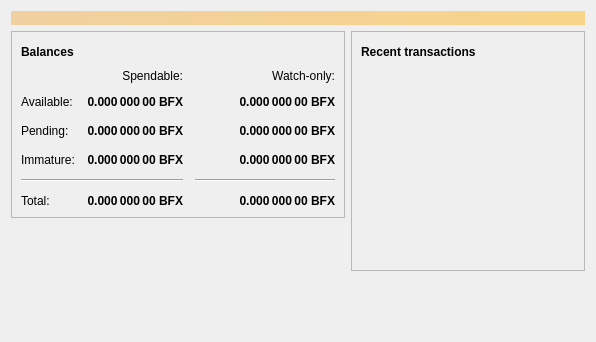
<?xml version="1.0" encoding="UTF-8"?>
<ui version="4.0">
 <class>OverviewPage</class>
 <widget class="QWidget" name="OverviewPage">
  <property name="geometry">
   <rect>
    <x>0</x>
    <y>0</y>
    <width>596</width>
    <height>342</height>
   </rect>
  </property>
  <property name="windowTitle">
   <string>Form</string>
  </property>
  <layout class="QVBoxLayout" name="topLayout">
   <item>
    <widget class="QLabel" name="labelAlerts">
     <property name="visible">
      <bool>false</bool>
     </property>
     <property name="styleSheet">
      <string notr="true">QLabel { background-color: qlineargradient(x1: 0, y1: 0, x2: 1, y2: 0, stop:0 #F0D0A0, stop:1 #F8D488); color:#000000; }</string>
     </property>
     <property name="wordWrap">
      <bool>true</bool>
     </property>
     <property name="margin">
      <number>3</number>
     </property>
     <property name="textInteractionFlags">
      <set>Qt::TextSelectableByMouse</set>
     </property>
    </widget>
   </item>
   <item>
    <layout class="QHBoxLayout" name="horizontalLayout" stretch="1,1">
     <item>
      <layout class="QVBoxLayout" name="verticalLayout_2">
       <item>
        <widget class="QFrame" name="frame">
         <property name="frameShape">
          <enum>QFrame::StyledPanel</enum>
         </property>
         <property name="frameShadow">
          <enum>QFrame::Raised</enum>
         </property>
         <layout class="QVBoxLayout" name="verticalLayout_4">
          <item>
           <layout class="QHBoxLayout" name="horizontalLayout_4">
            <item>
             <widget class="QLabel" name="label_5">
              <property name="font">
               <font>
                <weight>75</weight>
                <bold>true</bold>
               </font>
              </property>
              <property name="text">
               <string>Balances</string>
              </property>
             </widget>
            </item>
            <item>
             <widget class="QPushButton" name="labelWalletStatus">
              <property name="enabled">
               <bool>true</bool>
              </property>
              <property name="maximumSize">
               <size>
                <width>30</width>
                <height>16777215</height>
               </size>
              </property>
              <property name="toolTip">
               <string>The displayed information may be out of date. Your wallet automatically synchronizes with the Bitfinite network after a connection is established, but this process has not completed yet.</string>
              </property>
              <property name="text">
               <string/>
              </property>
              <property name="icon">
               <iconset resource="../bitcoin.qrc">
                <normaloff>:/icons/warning</normaloff>
                <disabledoff>:/icons/warning</disabledoff>:/icons/warning</iconset>
              </property>
              <property name="iconSize">
               <size>
                <width>24</width>
                <height>24</height>
               </size>
              </property>
              <property name="flat">
               <bool>true</bool>
              </property>
             </widget>
            </item>
            <item>
             <spacer name="horizontalSpacer_3">
              <property name="orientation">
               <enum>Qt::Horizontal</enum>
              </property>
              <property name="sizeHint" stdset="0">
               <size>
                <width>40</width>
                <height>20</height>
               </size>
              </property>
             </spacer>
            </item>
           </layout>
          </item>
          <item>
           <layout class="QGridLayout" name="gridLayout">
            <property name="spacing">
             <number>12</number>
            </property>
            <item row="2" column="2">
             <widget class="QLabel" name="labelWatchPending">
              <property name="font">
               <font>
                <weight>75</weight>
                <bold>true</bold>
               </font>
              </property>
              <property name="cursor">
               <cursorShape>IBeamCursor</cursorShape>
              </property>
              <property name="toolTip">
               <string>Unconfirmed transactions to watch-only addresses</string>
              </property>
              <property name="text">
               <string notr="true">0.000 000 00 BFX</string>
              </property>
              <property name="alignment">
               <set>Qt::AlignRight|Qt::AlignTrailing|Qt::AlignVCenter</set>
              </property>
              <property name="textInteractionFlags">
               <set>Qt::LinksAccessibleByMouse|Qt::TextSelectableByKeyboard|Qt::TextSelectableByMouse</set>
              </property>
             </widget>
            </item>
            <item row="2" column="1">
             <widget class="QLabel" name="labelUnconfirmed">
              <property name="font">
               <font>
                <weight>75</weight>
                <bold>true</bold>
               </font>
              </property>
              <property name="cursor">
               <cursorShape>IBeamCursor</cursorShape>
              </property>
              <property name="toolTip">
               <string>Total of transactions that have yet to be confirmed, and do not yet count toward the spendable balance</string>
              </property>
              <property name="text">
               <string notr="true">0.000 000 00 BFX</string>
              </property>
              <property name="alignment">
               <set>Qt::AlignRight|Qt::AlignTrailing|Qt::AlignVCenter</set>
              </property>
              <property name="textInteractionFlags">
               <set>Qt::LinksAccessibleByMouse|Qt::TextSelectableByKeyboard|Qt::TextSelectableByMouse</set>
              </property>
             </widget>
            </item>
            <item row="3" column="2">
             <widget class="QLabel" name="labelWatchImmature">
              <property name="font">
               <font>
                <weight>75</weight>
                <bold>true</bold>
               </font>
              </property>
              <property name="cursor">
               <cursorShape>IBeamCursor</cursorShape>
              </property>
              <property name="toolTip">
               <string>Mined balance in watch-only addresses that has not yet matured</string>
              </property>
              <property name="text">
               <string notr="true">0.000 000 00 BFX</string>
              </property>
              <property name="alignment">
               <set>Qt::AlignRight|Qt::AlignTrailing|Qt::AlignVCenter</set>
              </property>
              <property name="textInteractionFlags">
               <set>Qt::LinksAccessibleByMouse|Qt::TextSelectableByKeyboard|Qt::TextSelectableByMouse</set>
              </property>
             </widget>
            </item>
            <item row="4" column="0" colspan="2">
             <widget class="Line" name="line">
              <property name="orientation">
               <enum>Qt::Horizontal</enum>
              </property>
             </widget>
            </item>
            <item row="4" column="2">
             <widget class="Line" name="lineWatchBalance">
              <property name="sizePolicy">
               <sizepolicy hsizetype="Preferred" vsizetype="Fixed">
                <horstretch>0</horstretch>
                <verstretch>0</verstretch>
               </sizepolicy>
              </property>
              <property name="minimumSize">
               <size>
                <width>140</width>
                <height>0</height>
               </size>
              </property>
              <property name="orientation">
               <enum>Qt::Horizontal</enum>
              </property>
             </widget>
            </item>
            <item row="5" column="0">
             <widget class="QLabel" name="labelTotalText">
              <property name="text">
               <string>Total:</string>
              </property>
             </widget>
            </item>
            <item row="3" column="1">
             <widget class="QLabel" name="labelImmature">
              <property name="font">
               <font>
                <weight>75</weight>
                <bold>true</bold>
               </font>
              </property>
              <property name="cursor">
               <cursorShape>IBeamCursor</cursorShape>
              </property>
              <property name="toolTip">
               <string>Mined balance that has not yet matured</string>
              </property>
              <property name="text">
               <string notr="true">0.000 000 00 BFX</string>
              </property>
              <property name="alignment">
               <set>Qt::AlignRight|Qt::AlignTrailing|Qt::AlignVCenter</set>
              </property>
              <property name="textInteractionFlags">
               <set>Qt::LinksAccessibleByMouse|Qt::TextSelectableByKeyboard|Qt::TextSelectableByMouse</set>
              </property>
             </widget>
            </item>
            <item row="2" column="3">
             <spacer name="horizontalSpacer_2">
              <property name="orientation">
               <enum>Qt::Horizontal</enum>
              </property>
              <property name="sizeHint" stdset="0">
               <size>
                <width>40</width>
                <height>20</height>
               </size>
              </property>
             </spacer>
            </item>
            <item row="3" column="0">
             <widget class="QLabel" name="labelImmatureText">
              <property name="text">
               <string>Immature:</string>
              </property>
             </widget>
            </item>
            <item row="5" column="1">
             <widget class="QLabel" name="labelTotal">
              <property name="font">
               <font>
                <weight>75</weight>
                <bold>true</bold>
               </font>
              </property>
              <property name="cursor">
               <cursorShape>IBeamCursor</cursorShape>
              </property>
              <property name="toolTip">
               <string>Your current total balance</string>
              </property>
              <property name="text">
               <string notr="true">0.000 000 00 BFX</string>
              </property>
              <property name="alignment">
               <set>Qt::AlignRight|Qt::AlignTrailing|Qt::AlignVCenter</set>
              </property>
              <property name="textInteractionFlags">
               <set>Qt::LinksAccessibleByMouse|Qt::TextSelectableByKeyboard|Qt::TextSelectableByMouse</set>
              </property>
             </widget>
            </item>
            <item row="5" column="2">
             <widget class="QLabel" name="labelWatchTotal">
              <property name="font">
               <font>
                <weight>75</weight>
                <bold>true</bold>
               </font>
              </property>
              <property name="cursor">
               <cursorShape>IBeamCursor</cursorShape>
              </property>
              <property name="toolTip">
               <string>Current total balance in watch-only addresses</string>
              </property>
              <property name="text">
               <string notr="true">0.000 000 00 BFX</string>
              </property>
              <property name="alignment">
               <set>Qt::AlignRight|Qt::AlignTrailing|Qt::AlignVCenter</set>
              </property>
              <property name="textInteractionFlags">
               <set>Qt::LinksAccessibleByMouse|Qt::TextSelectableByKeyboard|Qt::TextSelectableByMouse</set>
              </property>
             </widget>
            </item>
            <item row="0" column="2">
             <widget class="QLabel" name="labelWatchonly">
              <property name="text">
               <string>Watch-only:</string>
              </property>
              <property name="alignment">
               <set>Qt::AlignRight|Qt::AlignTrailing|Qt::AlignVCenter</set>
              </property>
             </widget>
            </item>
            <item row="1" column="0">
             <widget class="QLabel" name="labelBalanceText">
              <property name="text">
               <string>Available:</string>
              </property>
             </widget>
            </item>
            <item row="1" column="1">
             <widget class="QLabel" name="labelBalance">
              <property name="font">
               <font>
                <weight>75</weight>
                <bold>true</bold>
               </font>
              </property>
              <property name="cursor">
               <cursorShape>IBeamCursor</cursorShape>
              </property>
              <property name="toolTip">
               <string>Your current spendable balance</string>
              </property>
              <property name="text">
               <string notr="true">0.000 000 00 BFX</string>
              </property>
              <property name="alignment">
               <set>Qt::AlignRight|Qt::AlignTrailing|Qt::AlignVCenter</set>
              </property>
              <property name="textInteractionFlags">
               <set>Qt::LinksAccessibleByMouse|Qt::TextSelectableByKeyboard|Qt::TextSelectableByMouse</set>
              </property>
             </widget>
            </item>
            <item row="1" column="2">
             <widget class="QLabel" name="labelWatchAvailable">
              <property name="font">
               <font>
                <weight>75</weight>
                <bold>true</bold>
               </font>
              </property>
              <property name="cursor">
               <cursorShape>IBeamCursor</cursorShape>
              </property>
              <property name="toolTip">
               <string>Your current balance in watch-only addresses</string>
              </property>
              <property name="text">
               <string notr="true">0.000 000 00 BFX</string>
              </property>
              <property name="alignment">
               <set>Qt::AlignRight|Qt::AlignTrailing|Qt::AlignVCenter</set>
              </property>
              <property name="textInteractionFlags">
               <set>Qt::LinksAccessibleByMouse|Qt::TextSelectableByKeyboard|Qt::TextSelectableByMouse</set>
              </property>
             </widget>
            </item>
            <item row="2" column="0">
             <widget class="QLabel" name="labelPendingText">
              <property name="text">
               <string>Pending:</string>
              </property>
             </widget>
            </item>
            <item row="0" column="1">
             <widget class="QLabel" name="labelSpendable">
              <property name="text">
               <string>Spendable:</string>
              </property>
              <property name="alignment">
               <set>Qt::AlignRight|Qt::AlignTrailing|Qt::AlignVCenter</set>
              </property>
             </widget>
            </item>
           </layout>
          </item>
         </layout>
        </widget>
       </item>
       <item>
        <spacer name="verticalSpacer">
         <property name="orientation">
          <enum>Qt::Vertical</enum>
         </property>
         <property name="sizeHint" stdset="0">
          <size>
           <width>20</width>
           <height>40</height>
          </size>
         </property>
        </spacer>
       </item>
      </layout>
     </item>
     <item>
      <layout class="QVBoxLayout" name="verticalLayout_3">
       <item>
        <widget class="QFrame" name="frame_2">
         <property name="frameShape">
          <enum>QFrame::StyledPanel</enum>
         </property>
         <property name="frameShadow">
          <enum>QFrame::Raised</enum>
         </property>
         <layout class="QVBoxLayout" name="verticalLayout">
          <item>
           <layout class="QHBoxLayout" name="horizontalLayout_2">
            <item>
             <widget class="QLabel" name="label_4">
              <property name="font">
               <font>
                <weight>75</weight>
                <bold>true</bold>
               </font>
              </property>
              <property name="text">
               <string>Recent transactions</string>
              </property>
             </widget>
            </item>
            <item>
             <widget class="QPushButton" name="labelTransactionsStatus">
              <property name="enabled">
               <bool>true</bool>
              </property>
              <property name="maximumSize">
               <size>
                <width>30</width>
                <height>16777215</height>
               </size>
              </property>
              <property name="toolTip">
               <string>The displayed information may be out of date. Your wallet automatically synchronizes with the Bitfinite network after a connection is established, but this process has not completed yet.</string>
              </property>
              <property name="text">
               <string/>
              </property>
              <property name="icon">
               <iconset resource="../bitcoin.qrc">
                <normaloff>:/icons/warning</normaloff>
                <disabledoff>:/icons/warning</disabledoff>:/icons/warning</iconset>
              </property>
              <property name="iconSize">
               <size>
                <width>24</width>
                <height>24</height>
               </size>
              </property>
              <property name="flat">
               <bool>true</bool>
              </property>
             </widget>
            </item>
            <item>
             <spacer name="horizontalSpacer">
              <property name="orientation">
               <enum>Qt::Horizontal</enum>
              </property>
              <property name="sizeHint" stdset="0">
               <size>
                <width>40</width>
                <height>20</height>
               </size>
              </property>
             </spacer>
            </item>
           </layout>
          </item>
          <item>
           <widget class="QListView" name="listTransactions">
            <property name="styleSheet">
             <string notr="true">QListView { background: transparent; }</string>
            </property>
            <property name="frameShape">
             <enum>QFrame::NoFrame</enum>
            </property>
            <property name="verticalScrollBarPolicy">
             <enum>Qt::ScrollBarAlwaysOff</enum>
            </property>
            <property name="horizontalScrollBarPolicy">
             <enum>Qt::ScrollBarAlwaysOff</enum>
            </property>
            <property name="selectionMode">
             <enum>QAbstractItemView::NoSelection</enum>
            </property>
           </widget>
          </item>
         </layout>
        </widget>
       </item>
       <item>
        <spacer name="verticalSpacer_2">
         <property name="orientation">
          <enum>Qt::Vertical</enum>
         </property>
         <property name="sizeHint" stdset="0">
          <size>
           <width>20</width>
           <height>40</height>
          </size>
         </property>
        </spacer>
       </item>
      </layout>
     </item>
    </layout>
   </item>
  </layout>
 </widget>
 <resources/>
 <connections/>
</ui>
